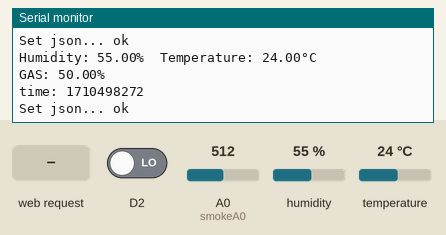
This sketch was run on a simulated ESP8266 (NodeMCU). Shown: the last lines printed to the serial monitor. The test bench sets the inputs (shaded band); at power-on: D2 LOW, A0 (smokeA0) = 512, humidity 55 %, temperature 24 °C. WiFi joins after 1.5 s; servers stay silent unless stated; network time is answered at once with the bench clock; the local clock reads 2024-03-15 10:24:30 at power-on unless the sketch sets it.

Above: at 3.3 s.
3.4 s: HTTP request GET /get received
At 4.5 s:
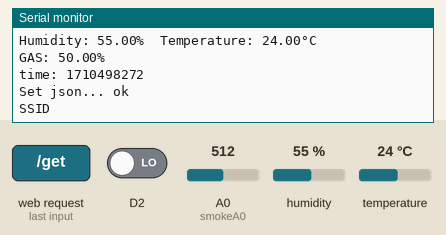
4.9 s: HTTP request GET /get?SSID=1&Password=1 received
At 5.7 s:
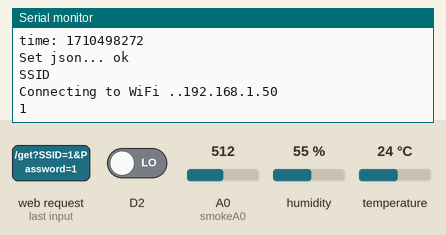

The sketch:

arduinoGas.ino
```cpp
#include <SD.h>
#include <Arduino.h>
#include <ESP8266WiFi.h>
#include <Firebase_ESP_Client.h>
#include <Wire.h>
#include <Adafruit_Sensor.h>
#include <Adafruit_BME280.h>
#include <NTPClient.h>
#include <WiFiUdp.h>
#include <DHT.h>
#include <ESPAsyncWebServer.h>
#include <ESPAsyncTCP.h>
#include <ESP8266HTTPClient.h>
#include <ArduinoJson.h>
#include <MQ135.h>
#include "addons/TokenHelper.h"
#include "addons/RTDBHelper.h"
#include <WiFiClientSecureBearSSL.h>

// Insert Firebase project API Key
#define API_KEY "AIzaSyA3OjDx9awkcJWjYMeYzNqRKaoww3mxW1Q"
#define USER_EMAIL "test@gmail.com"
#define USER_PASSWORD "test12"

// Insert RTDB URLefine the RTDB URL
#define DATABASE_URL "diplma-v1-default-rtdb.europe-west1.firebasedatabase.app"
#define DHTPIN D6
#define DHTTYPE DHT22
DHT dht(DHTPIN, DHTTYPE);

//Adafruit_BMP085 bmp;

AsyncWebServer server(80);

const String DEVICE_ID = "rAXm4M5Xs7mF7d8znA75preview";

#define HOST_NAME "fcm.googleapis.com"
#define ACCESS_TOKEN "dQ3aE1YkyE39jge7RBp9pI:APA91bEYbrFVBab7ZMS-7qjqHfM4zrZNKmBzIE_SrLpGRW9Sjtr2hs126dbp8JNjN_A_YQtmdPZLP8mkE4wN4IWNhYst2MEV_bd2WlbUmtcBZcCB3g5hGtkkzUM7G5ntMbAJQcCu7AlS"
#define SERVER_KEY "AAAA_jU-sKc:APA91bEA7AZHFeb38HW6BjvwJdy9cpl8pploFcloUwHgojtlelYCAPeOkJ_XZldnpMAPnaushOp5sTGYSliMiCCGv7ucMhSCMQMabWINSeL0tLuhrPbHSCdYw10Cx0nNaDqDjqKa2cS9"
const char* fcmServer = "fcm.googleapis.com";

// WiFi
String WIFI_SSID = "Znet-Router";
String WIFI_PASSWORD = "0957572601";
//String WIFI_SSID = "";
//String WIFI_PASSWORD = "";

const String acces_point_SSID = "HomeBrain";
const String acces_point_password = "1234567890";

// Define Firebase objects
FirebaseData fbdo;
FirebaseAuth auth;
FirebaseConfig config;

//String uid;

String databasePath;

// Parent Node (to be updated in every loop)
String parentPath;

const char index_html[] PROGMEM = R"rawliteral(
<!DOCTYPE html>
<html>
<head>
<meta charset="utf-8">
</head>
<body>
<section>
<h2>Home Mind</h2>
<p><b>WiFi Network Credentials</b></p>
<form action="/get">
SSID: <input type="text" name="SSID">
Password: <input type="text" name="Password">
<input type="submit" value="Submit">
</form><br>
</section>
</body>
</html>)rawliteral";

FirebaseJson json;

// Define NTP Client to get time
WiFiUDP ntpUDP;
NTPClient timeClient(ntpUDP, "pool.ntp.org");

// Variable to save current epoch time
int timestamp;
int smokeA0 = A0;
int sensorThres = 600;

// Timer variables (send new readings every three minutes)
unsigned long sendDataPrevMillis = 0;
unsigned long timerDelay = 180000;

void notFound(AsyncWebServerRequest *request) {
    request->send(404, "text/plain", "Not found");
}
// Initialize WiFi
void conectToWiFi() {
    WiFi.begin(WIFI_SSID, WIFI_PASSWORD);
    Serial.print("Connecting to WiFi ..");
    while (WiFi.status() != WL_CONNECTED) {
        Serial.print('.');
        delay(1000);
    }
    Serial.println(WiFi.localIP());
    Serial.println();
}

void initWiFi() {

    WiFi.softAP(acces_point_SSID, acces_point_password);

    IPAddress IP = WiFi.softAPIP();
    Serial.print("AP IP address: ");
    Serial.println(IP);

    // Send web page with input fields to client
    server.on("/", HTTP_GET, [](AsyncWebServerRequest *request){
        request->send_P(200, "text/html", index_html);
    });

    // Send a GET request to <ESP_IP>/get?input1=<inputMessage>
    server.on("/get", HTTP_GET, [] (AsyncWebServerRequest *request) {
        String inputSSID;
        String inputPASSWORD;
        // GET input1 value on <ESP_IP>/get?input1=<inputMessage>
        if (request->hasParam("SSID") && request->hasParam("Password")) {
            inputSSID = request->getParam("SSID")->value();
            inputPASSWORD = request->getParam("Password")->value();

            WIFI_SSID = inputSSID;
            WIFI_PASSWORD = inputPASSWORD;
            conectToWiFi();
        }
        else {
            inputSSID = "SSID";
            inputPASSWORD = "PASSWORD";
        }

        Serial.println(inputSSID);
        request->send(200, "text/html", "HTTP GET request sent to your ESP on input field ("
                      + inputSSID + ") with value: " + inputPASSWORD +
                      "<br><a href=\"/\">Return to Home Page</a>");
    });
    server.onNotFound(notFound);
    server.begin();

}

void fairbaseAutorization() {
    config.api_key = API_KEY;

    auth.user.email = USER_EMAIL;
    auth.user.password = USER_PASSWORD;

    config.database_url = DATABASE_URL;

    Firebase.reconnectWiFi(true);
    fbdo.setResponseSize(4096);

    config.token_status_callback = tokenStatusCallback; //see addons/TokenHelper.h

    config.max_token_generation_retry = 5;

    Firebase.begin(&config, &auth);

    Serial.println("Getting User UID");
    while ((auth.token.uid) == "") {
        Serial.print('.');
        delay(1000);
    }
    databasePath = "/devices/" + DEVICE_ID;
}

// Function that gets current epoch time
unsigned long getTime() {
    timeClient.update();
    unsigned long now = timeClient.getEpochTime();
    return now;
}
bool notificationSended = true;
void sendDataToFirebase() {

    float fireHumid = dht.readHumidity();
    float fireTemp = dht.readTemperature();
    float mqValue = analogRead(A0);
    float mqPercents = mqValue/1024 * 100;
    int alarm = 0;
    String isGas = "";
    alarm = digitalRead(D2);

    Serial.print("Humidity: ");
    Serial.print(fireHumid);

    Serial.print("%  Temperature: ");
    Serial.print(fireTemp);
    Serial.println("°C ");

Serial.print("GAS: ");
  Serial.print(mqPercents);
  Serial.println("%");

    if (mqPercents >= 0.1) {
      if (!notificationSended) {
           sendNotificationToFirebase();
        }
        isGas = "Hight";
    } else {
        isGas = "Normal";
        notificationSended = false;
    }

    sendDataPrevMillis = millis();
    //Get current timestamp
    timestamp = getTime();
    Serial.print ("time: ");
    Serial.println (timestamp);

    parentPath = databasePath;
    json.set("image", "https://firebasestorage.googleapis.com/v0/b/diplma-v1.appspot.com/o/GasStation.png?alt=media&token=5a5a1631-2620-4959-89e8-66220e3cd167");
    json.set("name", "GasCheck");
    json.set("id", DEVICE_ID);
    json.set("time", String(timestamp));

    json.set("previewValues/name", "Atmospheric");

    json.set("previewValues/1/name", "Temperature");
    json.set("previewValues/1/value", String(fireTemp, 0) + "°C");
    json.set("previewValues/1/imageSystemName", "thermometer.medium");

    json.set("previewValues/2/name", "Humidity");
    json.set("previewValues/2/value", String(fireHumid, 0) + " %");
    json.set("previewValues/2/imageSystemName", "humidity");

    json.set("values/1/name", "Gas");
    json.set("values/1/value", String(mqPercents, 2) + " %");
    json.set("values/1/imageSystemName", "carbon.dioxide.cloud");

    Serial.printf("Set json... %s\n", Firebase.RTDB.setJSON(&fbdo, parentPath.c_str(), &json) ? "ok" : fbdo.errorReason().c_str());
}

void setup(){
    Serial.begin(115200);
    WiFi.mode(WIFI_AP_STA);
    pinMode(smokeA0, INPUT);

    initWiFi();
    if (WIFI_SSID.length() != 0) {
        conectToWiFi();
    }

    dht.begin();
    timeClient.begin();
    if (WiFi.status() == WL_CONNECTED) {
        fairbaseAutorization();
    }
    sendDataToFirebase();
}

void loop(){
    if (WiFi.status() == WL_CONNECTED && auth.token.uid != "") {
        sendDataToFirebase();
    } else {
        if (WiFi.status() != WL_CONNECTED && WIFI_SSID.length() != 0) {
            conectToWiFi();
        }
        if (WiFi.status() == WL_CONNECTED && auth.token.uid == "") {
            fairbaseAutorization();
        }
    }
    delay(20000);
}

void sendNotificationToFirebase() {
    const uint8_t fingerprint[20] = {0xe3, 0x46, 0x5f, 0x16, 0xd9, 0xdf, 0xf6, 0xe3, 0x94, 0xfd, 0x4c, 0x3b, 0x23, 0x65, 0xd8, 0x0c, 0x11, 0x41, 0x69, 0xbb};

    StaticJsonDocument<384> doc;

    doc["to"] = "eh6XNvQ9l0dcjbwlfA1uX1:APA91bH3NqO93eH-VN2_3QYWXpnSwg6oOoqe-VzI6b2Ae4yu8sSEhSwvzxlrgSPjth6OV6DgGUGCqQwlD0_nLMp2nsMBoTgokZhDKIbqF1aBjyKfddlz23mP2OK_gQ-m8-uUf_RkSuJb";

    JsonObject notification = doc.createNestedObject("notification");
    notification["body"] = "The device detected a gas leak";
    notification["title"] = "Gas danger";

    String json;
    serializeJson(doc, json);
    Serial.println(json);

    if ((WiFi.status() == WL_CONNECTED)) {

        std::unique_ptr<BearSSL::WiFiClientSecure>client(new BearSSL::WiFiClientSecure);

        client->setFingerprint(fingerprint);
        // Or, if you happy to ignore the SSL certificate, then use the following line instead:
        // client->setInsecure();

        HTTPClient https;

        Serial.print("[HTTPS] begin...\n");
        if (https.begin(*client, "https://fcm.googleapis.com/fcm/send")) {  // HTTPS

            https.addHeader("Authorization", "key=AAAA_jU-sKc:APA91bEA7AZHFeb38HW6BjvwJdy9cpl8pploFcloUwHgojtlelYCAPeOkJ_XZldnpMAPnaushOp5sTGYSliMiCCGv7ucMhSCMQMabWINSeL0tLuhrPbHSCdYw10Cx0nNaDqDjqKa2cS9");
            https.addHeader("Content-Type", "application/json");

            Serial.print("[HTTPS] GET...\n");
            // start connection and send HTTP header
            int httpCode = https.POST(json);

            // httpCode will be negative on error
            if (httpCode > 0) {
                // HTTP header has been send and Server response header has been handled
                Serial.printf("[HTTPS] GET... code: %d\n", httpCode);

                // file found at server
                if (httpCode == HTTP_CODE_OK || httpCode == HTTP_CODE_MOVED_PERMANENTLY) {
                    String payload = https.getString();
                    Serial.println(payload);
                }
                notificationSended = true;
            } else {
                Serial.printf("[HTTPS] GET... failed, error: %s\n", https.errorToString(httpCode).c_str());
            }

            https.end();
        } else {
            Serial.printf("[HTTPS] Unable to connect\n");
        }
    }

}
```

Measured:
- after the input at 3.4 s, the serial monitor: prints a new line at once (image 1)
- after the input at 4.9 s, the serial monitor: prints a new line at once (image 2)
